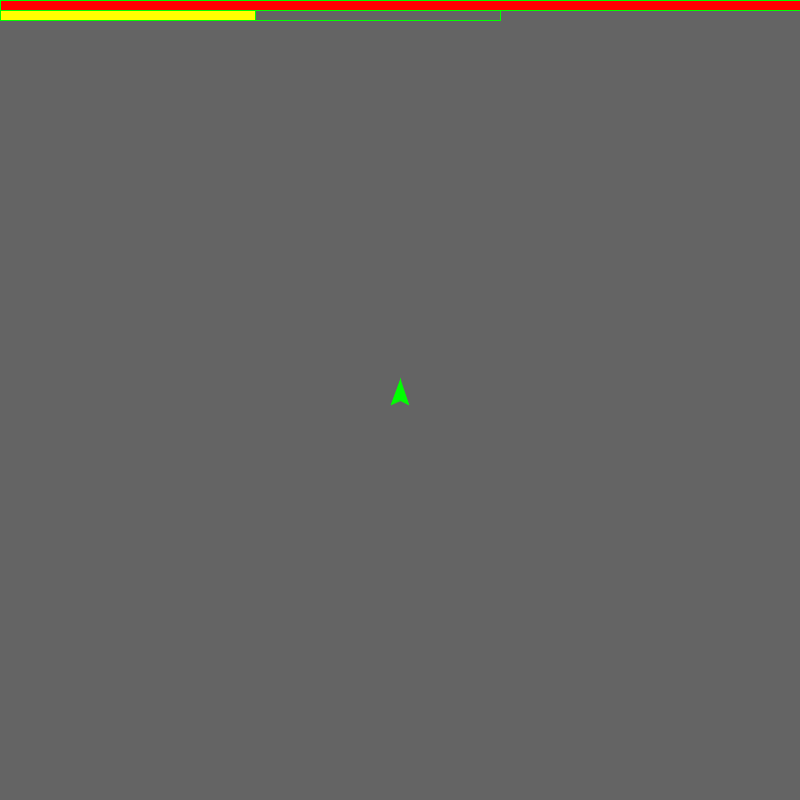
Frame 1 (no input)
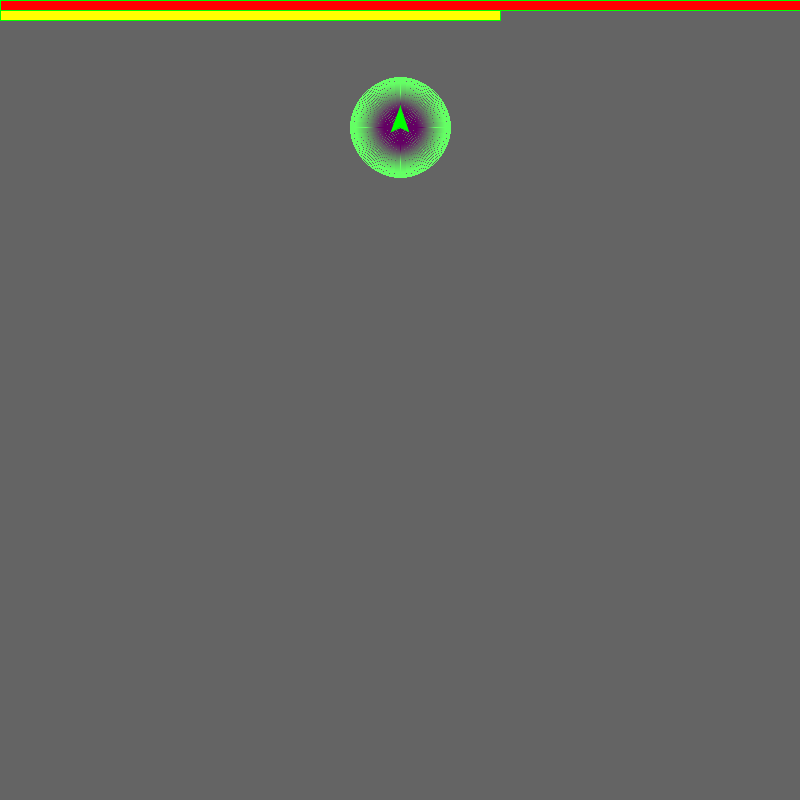
Frame 60 (the mouse pressed at the canvas centre just before this capture)
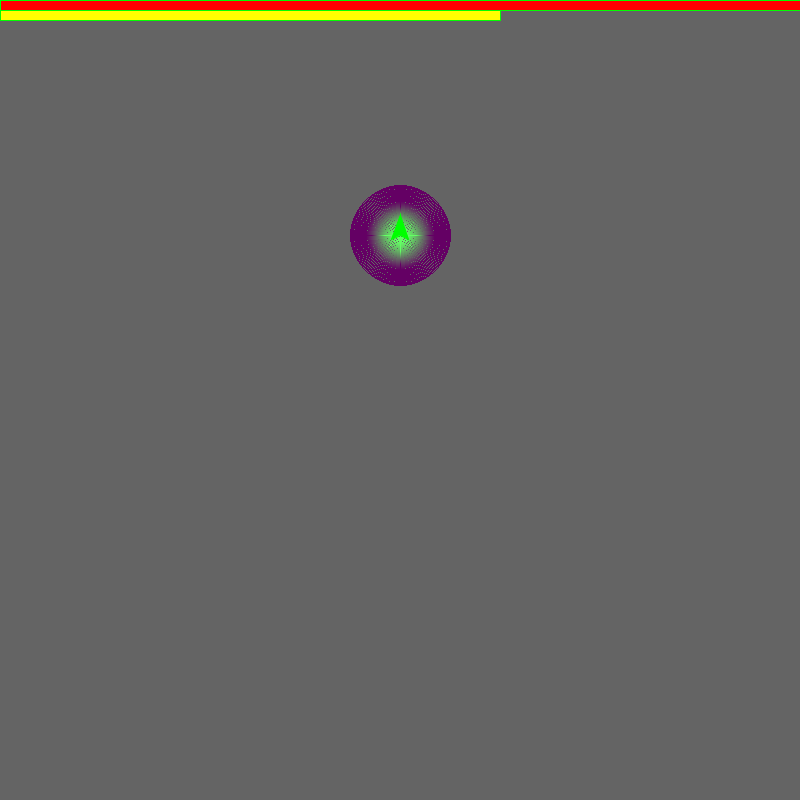
Frame 120 (the mouse held since frame 60 and released just before this capture)

The Processing sketch that drew these frames (run headless with seeded random() and noise(); from frame 60 on, the mouse is pressed at the canvas centre):

// Processing sketch: EEEEE
// ── EEEEE.pde
ArrayList<Bot> ships;
Bullets projectiles = new Bullets();
Animations animate;
Events processes;
Player one;

int[] stats;
Inputs interfaces = new Inputs();


int ticks = 0;
boolean UI = false;

PVector BOTPosition;
PVector BOTInitialVelocity = new PVector(0, -1);
int BOTSpeedLimit;
float BOTAcceleration = 2;

int BOTHealth = 100;
int BOTInitialResource = 50;
int BOTResourceCap = 200;


void setup() {
  stats = new int[10];

  interfaces.add(new Input(20, 30, 50, 60, #FFFFFF, "speedPlayer"));
  interfaces.add(new Input(70, 90, 50, 60, #FFFFFF, "slowPlayer"));
  interfaces.add(new Input(120, 150, 50, 60, #FFF00F, "incResource"));
  interfaces.add(new Input(170, 210, 50, 60, #FFF00F, "decResource"));
  interfaces.add(new Input(220, 270, 50, 60, #F0F0FF, "incSHIELD"));
  interfaces.add(new Input(270, 330, 50, 60, #F0F0FF, "decSHIELD"));
  interfaces.add(new Input(320, 390, 50, 60, #F00F00, "incBoost"));
  interfaces.add(new Input(370, 450, 50, 60, #F00F00, "decBoost"));
  interfaces.add(new Input(420, 510, 50, 60, #00FFF0, "incManeuver"));
  interfaces.add(new Input(470, 570, 50, 60, #00FFF0, "decManeuver"));
  size(800, 800);
  ships = new ArrayList<Bot>();
  animate = new Animations();
  processes = new Events();

  PVector playerPosition = new PVector(width/2, height/2);
  PVector initialVelocity = new PVector(0, -1);
  int speedLimit = 5;
  float acceleration = 2;

  int health = 800;
  int initialResource = 50;
  int resourceCap = 100;

  one = new Player(playerPosition, initialVelocity, speedLimit, acceleration, health, initialResource, resourceCap);
  stats[0] = one.getMaxSpeed();
  stats[1] = one.getResourceCap();
  stats[2] = one.getHP();
  stats[3] = one.getBoostSetting();
  stats[4] = one.getManeuver();
  
  Animation e = new Shield(2000, one.getPos(), 50, 0.05, #00FF00);

  animate.add(e);  //duration, pos, size, x-increment
}

void draw() {
 
  if (UI) {
    background(0);
    drawUI();
  } else {
    background(100);

    move();

    if (one.getHP() <= 0) {
      delay(500);
      setup();
    }

    drawBars();
  }
}


void move() {
  animate.run();
  processes.run();

  one.move();

  for (Bot b : ships) {
    b.move(one.getPos());
  }

  projectiles.move();
}

void drawBars() {
  fill(100);
  rect(0, 0, one.getResourceCap()*5, 20);
  fill(#FF0000);
  rect(0, 0, one.getHP(), 10);
  fill(#FFFF00);
  rect(0, 10, one.getResource()*5, 10);
  ticks++;
}

void drawUI() {
  interfaces.draw();
}

void keyPressed() {
  if (key == '1') {
    summonBot();
  } else {
    one.turn(key);
  }
}

void keyReleased() {
  if (key == ' ') {
    setup();
  } else if (key == 'q') {
    UI = !UI;
  }
}

void summonBot() {
  BOTSpeedLimit = (int) random(5) + 5;
  BOTPosition = new PVector(random(width), random(height));
  animate.add(new Ripple(200, BOTPosition.copy(), 50, 0.05, #FF0000));
  ships.add(new Bot(BOTPosition.copy(), BOTInitialVelocity.copy(), BOTSpeedLimit, BOTAcceleration, BOTHealth, BOTInitialResource, BOTResourceCap));
}

void mousePressed() {
  if (UI) {
    switch(interfaces.check(mouseX, mouseY)) {
    case "speedPlayer":
      one.setMaxSpeed(one.getMaxSpeed() + 1);
      stats[0] = one.getMaxSpeed();
      break;
    case "slowPlayer":
      one.setMaxSpeed(one.getMaxSpeed() - 1);
      stats[0] = one.getMaxSpeed();
      break;
    case "incResource":
      one.setResourceCap(one.getResourceCap() + 100);
      stats[1] = one.getResourceCap();
      break;
    case "decResource":
      one.setResourceCap(one.getResourceCap() - 100);
      stats[1] = one.getResourceCap();
      break;
    case "incSHIELD":
      one.setHP(one.getHP() + 100);
      stats[2] = one.getHP();
      break;
    case "decSHIELD":
      one.setHP(one.getHP() - 100);
      stats[2] = one.getHP();
      break;
    case "pressed invalid region!!!":
      for (int i = 0; i < 10; i++) {
        summonBot();
      }
    case "incBoost":
      one.setBoostSetting(one.getBoostSetting() + 1);
      stats[3] = one.getBoostSetting();
      break;
    case "decBoost":
      one.setBoostSetting(one.getBoostSetting() - 1);
      stats[3] = one.getBoostSetting();
      break;
    case "incManeuver":
      one.setManeuver(one.getManeuver() + 1);
      stats[4] = one.getManeuver();
      break;
    case "decManeuver":
      one.setManeuver(one.getManeuver() - 1);
      stats[4] = one.getManeuver();
      break;
    }
  }
}

// ── Animation.pde
public class Animation extends Event {
  PVector pos;
  int range;

  public Animation(int d, PVector p, int r) {
    super(d);
    
    pos = p;
    range = r;
  }

  public void run() {
    fill(#0000FF);
    circle(pos.x, pos.y, range);
    duration--;
  }

  public int getD() {
    return duration;
  }
}

// ── Animations.pde
public class Animations {
  private ArrayList<Animation> animate = new ArrayList<Animation>();

  public Animations() {
  }

  public void add(Animation a) {
    animate.add(a);
  }

  public void run() {
    for (int i = 0; i < animate.size(); i++) {
      Animation a = animate.get(i);
      if (a.getD() <= 0) {
        animate.remove(i);
        i--;
      } else {
        a.run();
      }
    }
  }
}

// ── Bot.pde
public class Bot extends Sprite {
  private float ang;
  public Bot(PVector pos, PVector v, int spdLim, float a, int hp, int resources, int resourceCap) {
    super(pos, v, spdLim, a, hp, resources, resourceCap);
  }

  public void move(PVector target) {

    target(target);
    stroke(#FF0000);
    fill(#FF0000);
    super.move();
   
    super.shoot();
    
  }

  public void target(PVector p) {
    PVector ideal = PVector.sub(p, pos);

    float ang = v.heading() - ideal.heading();

    if (ang > PI) {       //v is over -180 counterclockwiser
      ang -= TWO_PI;      // --> clockwise (same ang since 2PI rotation) ; - ver
    } else if (ang < -PI) {  //v is over 180 clockwiser
      ang += TWO_PI;      // --> counterclockwise ; + ver
    }

    //-180 to 180 range relative to ideal, so Bot chooses quicker path

    if (ang > radians(20)) {  //if counterclockier
      v.rotate(radians(-5));
    } else if (ang < radians(-20)) { //if clockier
      v.rotate(radians(5));
    }
  }
}

// ── Bullet.pde
public class Bullet extends Moveable {
  public Bullet(PVector pos, PVector v, int spdLim, float a) {
    super(pos, v, spdLim, a);
  }

  public void move() {
    collide();
    super.move();
    stroke(255);
    fill(#FFFF00);
    circle(pos.x, pos.y, 10);
  }

  public void collide() {
    if (one.getPos().dist(pos) < 20) {
      one.hit();
      animate.add(new Explosion(20, pos.copy(), (int) random(80), 3));
    }
  }
}

// ── Bullets.pde
public class Bullets {
  private ArrayList<Bullet> bullets = new ArrayList<Bullet>();
  public Bullets() {
  }

  public void add(Bullet b) {
    bullets.add(b);
  }

  public void move() {
    for (int i = 0; i < bullets.size(); i++) {
      PVector pos = bullets.get(i).getPos();
      if (pos.x < 0 || pos.x >= width || pos.y < 0 || pos.y >= height) {
        bullets.remove(i);
        i--;
      } else {
        bullets.get(i).move();
      }
    }
  }
}

// ── Burst.pde
public class Burst extends Event {
  private int prevSpd = one.getMaxSpeed();
  public Burst(int d, int s) {
    super(d);
    one.setMaxSpeed(one.getMaxSpeed() + s);
  }

  public void run() {
    one.setMaxSpeed(prevSpd);
  }
}

// ── Emitter.pde
public class Emitter extends Animation {
  private ArrayList<Ring> render = new ArrayList<Ring>();

  private float xStat, increment;
  private color hue;
  public Emitter(int d, PVector p, int r, float i, color c) {
    super(d, p, r);
    xStat = 0;
    increment = i;
    hue = c;
  }

  @Override
    public void run() {
    loadPixels();
    for (int i = 0; i<render.size(); i++) {
      Ring pulse = render.get(i);
      pulse.BresenhamCircle(pos);
      if (pulse.getR() >= range) {
        render.remove(i);
        i--;
      } else {
        pulse.fd();
      }
    }
    updatePixels();
    render.add(new Ring(0, cos(xStat) * 200, hue));
    xStat += increment;
    duration--;
  }
}

// ── Event.pde
public abstract class Event {
  protected int duration;

  public Event(int d) {
    duration = d;
    
  }

  public abstract void run();

  public int getD() {
    return duration;
  }
  
 public void setD(int d) {
    duration = d;
  }

  public void decay() {
    duration--;
  }
}

// ── Events.pde
public class Events {
  private ArrayList<Event> procession = new ArrayList<Event>();

  public Events() {
  }

  public void add(Event e) {
    procession.add(e);
  }

  public Event get(int i) {
    return procession.get(i);
  }
  public void run() {
    for (int i = 0; i < procession.size(); i++) {
      Event e = procession.get(i);
      if (e.getD() <= 0) {
        e.run();
        procession.remove(i);
        i--;
      } else {
        e.decay();
      }
    }
  }

  public int getSize() {
    return procession.size();
  }
}

// ── Explosion.pde
public class Explosion extends Animation {
  int count;

  public Explosion(int d, PVector p, int s, int c) {
    super(d, p, s);
    count = c;
  }

  @Override

    public void run() {
    for (int i = 0; i < count; i++) {
      float x = cos(random(TWO_PI)) * random(range/2);
      float y = sin(random(TWO_PI)) * random(range/2);
      PVector p = pos.copy().add(new PVector(x, y));
      fill(#FFFFFF);
      square(p.x, p.y, 20);
    }
    duration--;
  }
}

// ── Friendly.pde
public class Friendly extends Bullet {
  public Friendly(PVector pos, PVector v, int spdLim, float a) {
    super(pos, v, spdLim, a);
  }

  public void move() {
    super.move();
  }
  @Override
    public void collide() {
    for (int i = 0; i < ships.size(); i++) {
      if (pos.dist(ships.get(i).getPos()) < 20) {
        System.out.println("e");
        ships.remove(i);
        animate.add(new Animation(20, pos.copy(), (int) (Math.random() * 80)));
        i--;
      }
    }
  }
}

// ── Input.pde
public class Input {
  private int x;
  private int y;
  private int w;
  private int h;
  private color hue;
  private String methodCode;
  public Input (int xv, int yv, int w, int h, color c, String method) {
    x = xv;
    y = yv;
    this.w = w;
    this.h = h;
    hue = c;
    methodCode = method;
  }

  public boolean bound(int xv, int yv) {
    boolean xx = xv > x && xv < x + w;
    boolean yy =  yv > y && yv < y + h;
    return xx && yy;
  }

  public String getMethodCode() {
    return methodCode;
  }

  public int getX() {
    return x;
  }

  public int getY() {
    return y;
  }

  public int getWidth() {
    return w;
  }

  public int getHeight() {
    return h;
  }

  public color getHue() {
    return hue;
  }
}

// ── Inputs.pde
public class Inputs {
  ArrayList<Input> iii = new ArrayList<Input>();
  public Inputs() {
  };

  public String check(int x, int y) {
    for (int i = 0; i < iii.size(); i++) {
      if (iii.get(i).bound(x, y)) {
        return iii.get(i).getMethodCode();
      }
    }
    return "pressed invalid region!!!";
  }

  public void draw() {
    for (int i = 0; i < iii.size(); i++) {
      Input j = iii.get(i);
      fill(j.getHue());
      rect(j.getX(), j.getY(), j.getWidth(), j.getHeight());
      fill(#FFFF00);
      textSize(j.getWidth() / 4);
      text(j.getMethodCode(), j.getX(), j.getY());
    }
  }

  public void add(Input i) {
    iii.add(i);
  }
}

// ── Moveable.pde
public class Moveable {
  protected PVector pos;
  protected PVector v;
  protected int speedLimit;
  protected float a;
  public Moveable(PVector source, PVector vel, int spdLim, float acceleration) {
    pos = source;
    speedLimit = spdLim;
    a = acceleration;
    v = vel;
  }

  public void move() {
    if (pos.x >= 0 && pos.x < width && pos.y >= 0 && pos.y < height) {
      pos.add(v);
    } else {
      pos.set(width/2, height/2);
    }

    v.mult(a);
    v.limit(speedLimit);
    a = 1.1;
  }

  public PVector getPos() {
    return pos;
  }

  public void applyForce(PVector a) {
    v.add(a);
  }
  
  public int getMaxSpeed(){
    return speedLimit;
  }
  
  public void setMaxSpeed(int s){
    speedLimit = s;
  }
}

// ── Player.pde
public class Player extends Sprite {

  float disturbance;
  int maneuver = 5;
  int boostSetting = 2;
  public Player(PVector pos, PVector v, int spdLim, float a, int hp, int resources, int resourceCap) {
    super(pos, v, spdLim, a, hp, resources, resourceCap);
  }

  public void turn(char key) {
    if (maneuver > 2) {
      if (key == 'd') {
        v.rotate(radians(15));

        disturbance = 0.01;
      } else if (key == 'a') {
        v.rotate(radians(-15));

        disturbance = -0.01;
      }
      a *= 0.99;
      maneuver = 0;
    }
    if (key == 'w') {
      boost(boostSetting);
    }
    if (key == 's') {
      if (resources >= 10) {
        v.rotate(PI);
        v.normalize();
        resources -= 10;
      }
    }
    if (key == 'f') {
      shoot();
    }
  }

  @Override
    public void shoot() {
    if (resources >= 20) {
      projectiles.add(new Friendly(pos.copy(), v.copy().normalize().mult(5), 30, 5));
      resources -= 20;
    }
  }

  public void hit() {
    
      textSize(32);
      text("stop u die!!!", pos.x - 80, pos.y);
   
      hp -= 5;
    
  }


  public void setBoostSetting(int b) {
    boostSetting = b;
  }

  public int getBoostSetting() {
    return boostSetting;
  }

  public void setManeuver(int m) {
    maneuver = m;
  }

  public int getManeuver() {
    return maneuver;
  }

  public void move() {
      stroke(#00FF00);
      fill(#00FF00);
    super.move();
    v.rotate(disturbance);
    maneuver++;
  }
}

// ── Ring.pde
public class Ring {
  private int r;
  private float amp;
  private color hue;

  public Ring(int r, float amp, color c) {
    this.r = r;
    this.amp = amp;
    hue = c;
  }

  public void BresenhamCircle(PVector centre) {
    int x = 0;
    int y = r;
    int d = 3 - 2 * r;

    while (y >= x) {
      plot((int) centre.x, (int) centre.y, x, y);
      x++;
      if (d < 0) {
        d = d + 4 * x + 6;
      } else {
        d = d + 4 * (x - y) + 10;
        y--;
      }
    }
  }

  public void plot(int p, int q, int x, int y) {
    pixellate(p+x, q-y);
    pixellate(p-x, q+y);
    pixellate(p-x, q-y);
    pixellate(p+x, q+y);
    pixellate(p+y, q-x);
    pixellate(p-y, q+x);
    pixellate(p-y, q-x);
    pixellate(p+y, q+x);
  }

  public void pixellate(int x, int y) {
    if (x >= 0 && x < width && y >= 0 && y < height) {
      color c = pixels[width * y + x];
      pixels[width * y + x] = color(red(c) + red(hue) / 255 * amp, green(c) + green(hue) / 255 * amp, blue(c) +  blue(hue) / 255 * amp);
    }
  }

  public int getR() {
    return r;
  }

  public void fd() {
    r++;
  }
}

// ── Ripple.pde
public class Ripple extends Emitter {

  public Ripple(int d, PVector p, int r, float i, color c) {
    super(d, p, r, i, c);
  }

  public void run() {
    super.run();
    duration--;
  }
}

// ── Shield.pde
public class Shield extends Emitter{
  public Shield(int d, PVector p, int r, float i, color c){
    super(d, p, r, i, c);
  }

  public void run(){
     super.run();
     duration = one.getHP() - one.getResourceCap() * 5;
  }

}

// ── Sprite.pde
class Sprite extends Moveable {
  protected int hp, resources, resourceCap;
  private int h = 20;
  private int w = 10;

  public Sprite(PVector pos, PVector v, int spdLim, float a, int hp, int resources, int resourceCap) {
    super(pos, v, spdLim, a);
    this.hp = hp;
    this.resources = resources;
    this.resourceCap = resourceCap;
  }

  void shoot() {
    if (resources >= 20){
    projectiles.add(new Bullet(pos.copy(), v.copy().normalize().mult(5), 30, 5));
    resources -= 20;
    }
    
  }

  void setHP(int health) {
    hp = health;
  }

  int getHP() {
    return hp;
  }

  int getResource() {
    return resources;
  }

  int getResourceCap() {
    return resourceCap;
  }

 
  void setResourceCap(int r) {
    resourceCap = r;
  }


  void move() {
    arrowHead();
    super.move();
    if (resources < resourceCap) {
      resources++;
    }
  }

  void boost(int f) {
    if (resources >= 50) {
      if (processes.getSize() == 0){
      processes.add(new Burst(20, f));
      }
      else{
        processes.get(0).setD(processes.get(0).getD() + 50);
      }
      resources -= 50;
    }
    
  }

  void arrowHead() {
    PVector head = v.copy().normalize();
    PVector tail1 = head.copy().rotate(1.3 * HALF_PI);
    PVector tail2 = head.copy().rotate(-1.3 * HALF_PI);
    PVector a = PVector.add(pos, head.mult(h));
    PVector b = PVector.add(pos, tail1.mult(w));
    PVector c = PVector.add(pos, tail2.mult(w));
    triangle(a.x, a.y, pos.x, pos.y, c.x, c.y );
    triangle(a.x, a.y, pos.x, pos.y, b.x, b.y );
  }
}
